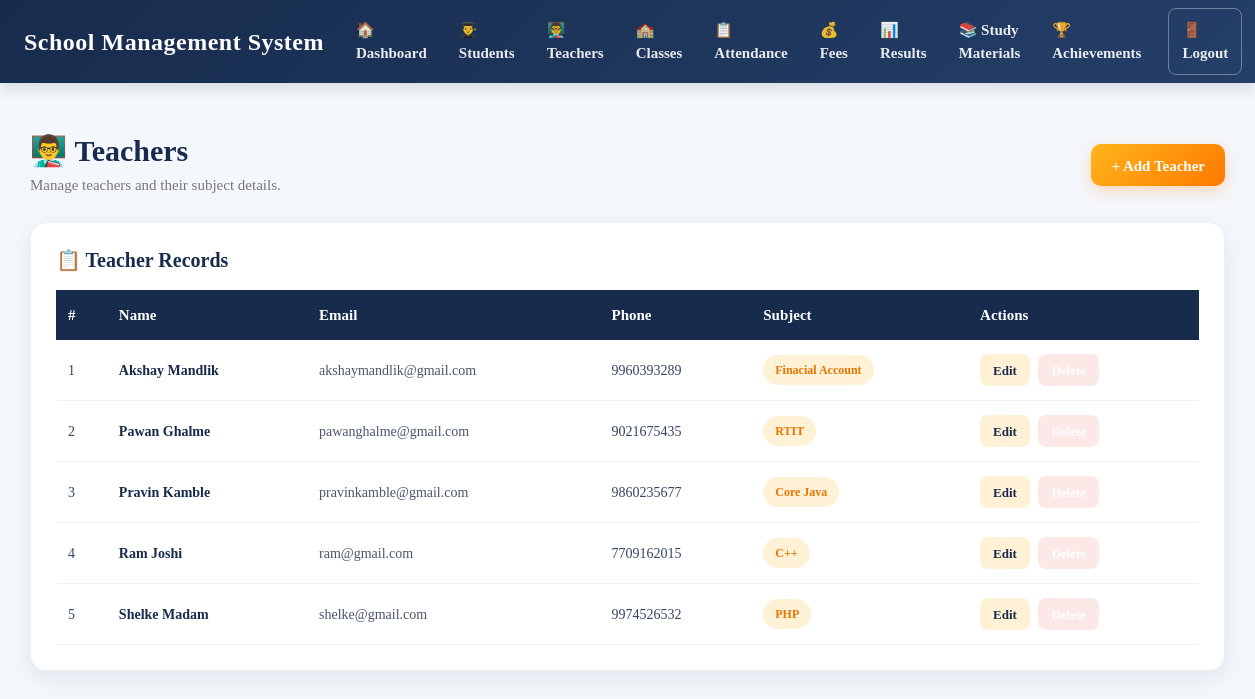
Page /teachers/ (signed in) on the committed database.
### school/models.py (models this page shows, shortened)
class Teacher(models.Model):
    name = models.CharField(
        max_length=100
    )
    email = models.EmailField(
        blank=True
    )
    phone = models.CharField(
        max_length=15
    )
    subject = models.CharField(
        max_length=100
    )

### school/views.py (the view)
@login_required
def teacher_list(request):
    teachers = Teacher.objects.all().order_by('name')
    return render(
        request,
        'teachers.html',
        {'teachers': teachers}
    )

### school/templates/teachers.html (shortened to what this page needs)
{% extends 'base.html' %}
{% load static %}
{% block content %}
<link rel="stylesheet" href="{% static 'style.css' %}">
<div class="teachers-page">
    <div class="page-header">
        <div class="page-title">
            <h2>👨‍🏫 Teachers</h2>
            <p>
                Manage teachers and their subject details.
            </p>
        </div>
        <a
            href="{% url 'teacher_add' %}"
            class="add-btn">
            + Add Teacher
        </a>
    </div>
    <div class="data-card">
        <h5 class="table-title">
            📋 Teacher Records
        </h5>
        <div class="table-responsive">
            <table class="school-table">
                <thead>
                    <tr>
                        <th>#</th>
                        <th>Name</th>
                        <th>Email</th>
                        <th>Phone</th>
                        <th>Subject</th>
                        <th>Actions</th>
                    </tr>
                </thead>
                <tbody>
                    {% for teacher in teachers %}
                    <tr>
                        <td>
                            {{ forloop.counter }}
                        </td>
                        <td>
                            <span class="teacher-name">
                                {{ teacher.name }}
                            </span>
                        </td>
                        <td>
                            <span class="email-text">
                                {{ teacher.email|default:"—" }}
                            </span>
                        </td>
                        <td>
                            {{ teacher.phone|default:"—" }}
                        </td>
                        <td>
                            <span class="class-badge">
                                {{ teacher.subject }}
                            </span>
                        </td>
                        <td class="text-nowrap">
                            <a
                                href="{% url 'teacher_edit' teacher.pk %}"
                                class="edit-btn">
                                Edit
                            </a>
                            <a
                                href="{% url 'teacher_delete' teacher.pk %}"
                                class="delete-btn"
                                onclick="return confirm('Delete this teacher?');">
                            </a>
                        </td>
                    </tr>
                    {% endfor %}
                </tbody>
            </table>
        </div>
    </div>
</div>
{% endblock %}

### school/static/style.css (style rules this page uses)
* { box-sizing: border-box; }
html { scroll-behavior: smooth; }
body { margin: 0; padding: 0; background: #f4f7fb; color: #172b4d; font-family: Constantia, "Times New Roman", Georgia, serif; }
a { text-decoration: none; }
.page-header { width: 100%; display: flex; justify-content: space-between; align-items: center; margin-bottom: 28px; }
.page-title h2 { margin: 0; color: #172b4d; font-size: 30px; font-weight: 700; }
.page-title p { margin: 6px 0 0; color: #68758a; font-size: 15px; }
.add-btn { display: inline-flex; align-items: center; justify-content: center; min-width: 125px; height: 42px; padding: 0 18px; background: #087cf5; color: white !important; border: none; border-radius: 7px; font-family: Constantia, "Times New Roman", Georgia, serif; font-size: 15px; font-weight: 700; text-decoration: none !important; cursor: pointer; box-shadow: 0 3px 8px rgba(8, 124, 245, 0.20); transition: 0.2s ease; }
.data-card { width: 100%; background: white; padding: 15px; border-radius: 14px; box-shadow: 0 5px 18px rgba(23, 43, 77, 0.08); }
.table-responsive { width: 100%; overflow-x: auto; }
.school-table { width: 100%; border-collapse: collapse; font-family: Constantia, "Times New Roman", Georgia, serif; }
.school-table thead th { background: #212529; color: white; padding: 13px 12px; font-size: 15px; text-align: left; white-space: nowrap; }
.school-table tbody td { padding: 13px 12px; border-bottom: 1px solid #e4e9ef; color: #26384d; font-size: 14px; white-space: nowrap; }
.class-badge { display: inline-block; padding: 5px 9px; background: #e8f1ff; color: #245895; border-radius: 6px; font-size: 13px; font-weight: 700; }
.edit-btn { display: inline-flex; align-items: center; justify-content: center; height: 32px; padding: 0 12px; background: #ffc107; color: #172b4d !important; border-radius: 7px; text-decoration: none !important; font-size: 13px; font-weight: 700; margin-right: 5px; }
.delete-btn { display: inline-flex; align-items: center; justify-content: center; height: 32px; padding: 0 12px; background: #dc3545; color: white !important; border-radius: 7px; text-decoration: none !important; font-size: 13px; font-weight: 700; }

### school/templates/base.html (style rules this page uses)
* { box-sizing: border-box; }
body { margin: 0; padding: 0; background: #f4f7fb; font-family: Constantia, Georgia, "Times New Roman", serif; color: #172b4d; }

### school/templates/teachers.html (style rules this page uses)
.teachers-page { max-width: 1450px; margin: 0 auto; padding: 25px 10px 40px; }
.page-header { display: flex; justify-content: space-between; align-items: center; margin-bottom: 25px; gap: 20px; }
.page-title h2 { margin: 0; color: #172b4d; font-family: Constantia, "Times New Roman", serif; font-weight: 700; }
.page-title p { margin: 5px 0 0; color: #777; }
.add-btn { display: inline-block; text-decoration: none; background: linear-gradient(135deg, #ffb51b, #ff7900); color: white; padding: 11px 20px; border-radius: 10px; font-weight: 700; border: none; box-shadow: 0 5px 15px rgba(255, 121, 0, .25); transition: .2s ease; }
.data-card { background: white; border-radius: 16px; padding: 25px; box-shadow: 0 8px 25px rgba(23, 43, 77, .08); border: 1px solid #edf0f5; }
.table-title { color: #172b4d; font-family: Constantia, "Times New Roman", serif; font-weight: 700; margin-bottom: 18px; }
.school-table { width: 100%; border-collapse: collapse; }
.school-table thead th { background: #172b4d; color: white; padding: 14px 12px; text-align: left; font-weight: 600; white-space: nowrap; }
.school-table tbody td { padding: 14px 12px; border-bottom: 1px solid #edf0f5; color: #344563; vertical-align: middle; }
.teacher-name { color: #172b4d; font-weight: 700; }
.class-badge { display: inline-block; padding: 6px 12px; border-radius: 20px; background: #fff1d6; color: #e87500; font-size: 12px; font-weight: 700; }
.email-text { color: #4a5568; }
.edit-btn { display: inline-block; text-decoration: none; padding: 7px 13px; border-radius: 8px; background: #fff1d6; color: #e87500; font-size: 13px; font-weight: 700; margin-right: 5px; transition: .2s ease; }
.delete-btn { display: inline-block; text-decoration: none; padding: 7px 13px; border-radius: 8px; background: #fde8e8; color: #d93025; font-size: 13px; font-weight: 700; transition: .2s ease; }

### rows in the picture
Teacher: name "Akshay Mandlik", email "akshaymandlik@gmail.com", phone "9960393289", subject "Finacial Account"
Teacher: name "Pawan Ghalme", email "pawanghalme@gmail.com", phone "9021675435", subject "RTIT"
Teacher: name "Pravin Kamble", email "pravinkamble@gmail.com", phone "9860235677", subject "Core Java"
Teacher: name "Ram Joshi", email "ram@gmail.com", phone "7709162015", subject "C++"
Teacher: name "Shelke Madam", email "shelke@gmail.com", phone "9974526532", subject "PHP"
